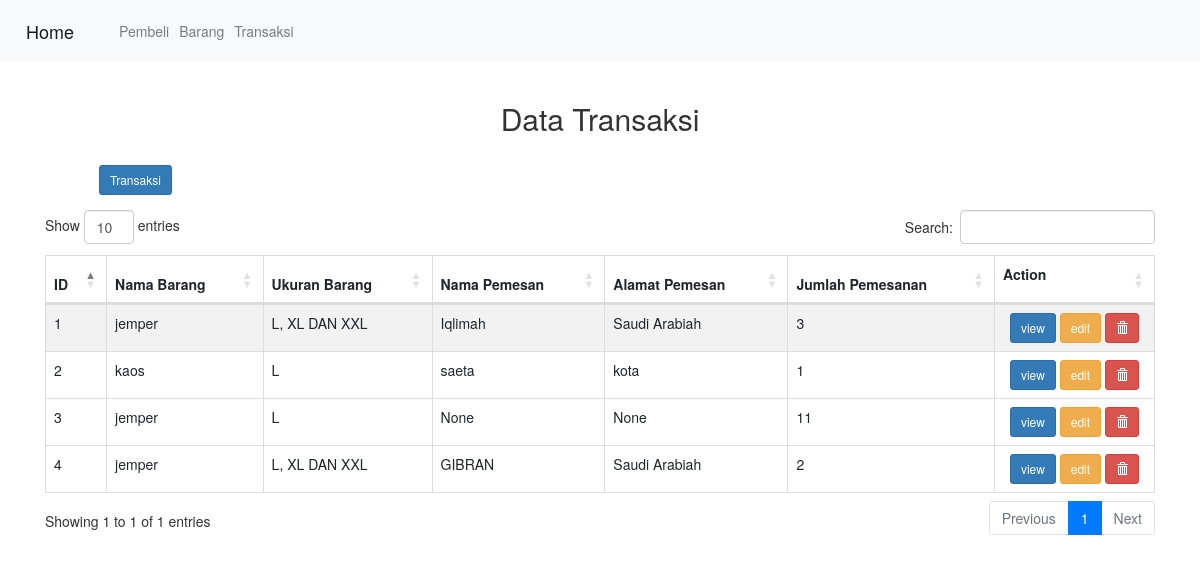
The app's page /transaksi/ with its own data.
### transaksi/models.py (models this page shows)
class Online(models.Model):
    nomor_id = models.CharField(max_length =5, null=True,blank=False)
    nama_barang = models.CharField(max_length=240, null=True,blank=False)
    ukuran_barang = models.CharField(max_length=6, null=True,blank=False)
    nama_pemesan = models.CharField(max_length=100, null=True,blank=False)
    alamat_pemesan = models.CharField(max_length=100, null=True,blank=False)
    jumlah_pemesanan = models.IntegerField(null=True,blank=False)

### transaksi/views.py (the view)
# urls.py: path('',views.index),
def index(req):
    task = models.Online.objects.all()
    return render(req, 'transaksi/index.html',
    { 'data' : task,
    })

### transaksi/templates/transaksi/index.html (shortened to what this page needs)
<!DOCTYPE html>
<html>
<head>
  <link rel="stylesheet" href="https://cdn.jsdelivr.net/npm/bootstrap@4.5.3/dist/css/bootstrap.min.css"
>
  <link rel="stylesheet" type="text/css" href="https://maxcdn.bootstrapcdn.com/bootstrap/3.3.7/css/bootstrap.min.css">
  <link rel="stylesheet" type="text/css" href="https://cdn.datatables.net/1.10.16/css/dataTables.bootstrap4.min.css">
</head>
<body>
  <nav class="navbar navbar-expand-lg navbar-light bg-light">
    <a class="navbar-brand" href="/">Home</a>
    <div class="collapse navbar-collapse" id="navbarNavDropdown">
      <ul class="navbar-nav">
        <li class="nav-item">
          <a class="nav-link" href="/pembeli">Pembeli</a>
        </li>
        <li class="nav-item">
          <a class="nav-link" href="/barang">Barang</a>
        </li>
        <li class="nav-item">
            <a class="nav-link" href="/transaksi">Transaksi</a>
          </li>
      </ul>
    </div>
  </nav>
  <div class="container" style="margin-top: 20px">
    <div class="row">
      <div class="col-md-12">
        <h2 style="text-align: center;margin-bottom: 30px">Data Transaksi</h2>
        <table id="table_id" class="table table-striped table-bordered" cellspacing="0" width="100%">
          <a style="margin-left: 54px; margin-bottom: 15px;" class="btn btn-sm btn-primary" href="tambah/">Transaksi</a>
          <thead>
            <tr>
              <th>ID</th>
              <th>Nama Barang</th>
              <th>Ukuran Barang</th>
              <th>Nama Pemesan</th>
              <th>Alamat Pemesan</th>
              <th>Jumlah Pemesanan</th>
              <th style="width:125px;">Action
              </th>
            </tr>
          </thead>
          <tbody>
            {% for d in data %}
            <tr>
              <td>{{d.id}}</td>
              <td>{{d.nama_barang}}</td>
              <td>{{d.ukuran_barang}}</td>
              <td>{{d.nama_pemesan}}</td>
              <td>{{d.alamat_pemesan}}</td>
              <td>{{d.jumlah_pemesanan}}</td>
              <td style="text-align: center;">
                <a class="btn btn-sm btn-primary" href="/transaksi/{{d.id}}/">view</a>
                <a class="btn btn-sm btn-warning" href="/transaksi/{{d.id}}/edit">edit</a>
                <a class="btn btn-sm btn-danger" href="/transaksi/{{d.id}}/hapus"><i
                    class="glyphicon glyphicon-trash"></i></a>
              </td>
            </tr>
          </tbody>
          {% endfor %}
        </table>
      </div>
    </div>
  </div>
</body>
</html>

### records on screen
Online: id "1", nama_barang "jemper", ukuran_barang "L, XL DAN XXL", nama_pemesan "Iqlimah", alamat_pemesan "Saudi Arabiah", jumlah_pemesanan "3"
Online: id "2", nama_barang "kaos", ukuran_barang "L", nama_pemesan "saeta", alamat_pemesan "kota", jumlah_pemesanan "1"
Online: id "3", nama_barang "jemper", ukuran_barang "L", nama_pemesan "None", alamat_pemesan "None", jumlah_pemesanan "11"
Online: id "4", nama_barang "jemper", ukuran_barang "L, XL DAN XXL", nama_pemesan "GIBRAN", alamat_pemesan "Saudi Arabiah", jumlah_pemesanan "2"
